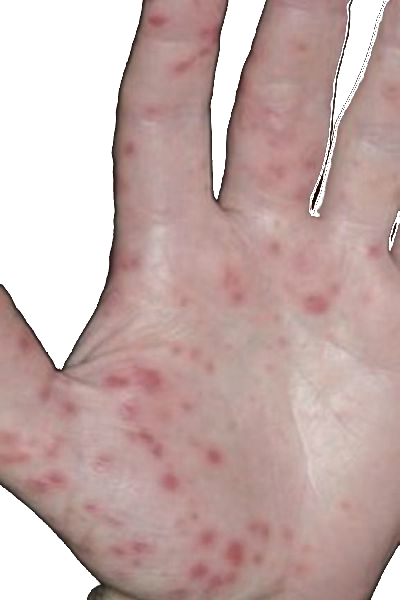
%> input picture DWT-TANGAN/DataLatih/HFMD1.jpg, 400 x 600 px; its folder holds only this picture in this run
$ octave LatihData.m   (GNU Octave 9; MATLAB toolbox functions it lacks are replaced by stand-ins)
%> lines starting %> are read from the running program, lines starting %| are printed output that depends on the picture
%> further down, img is the input picture: size 600x400x3 uint8; mean R, G, B 196.7, 172, 169.1
### DWT-TANGAN/ekstrakDWT.m
function [cA,cH,cV,cD] = ekstrakDWT(img)
    img = imresize(img, [700,600]);
%> img: size 700x600 double
    %[Lo,Hi] = wfilters('haar','d');
    %filter = [Lo;Hi];
    Lo = [0.7071 0.7071]
    Hi = [-0.7071 0.7071]
    ukuran = size(img);
%> ukuran = [700 600]
    hasilFilt = [];
    D2 = zeros(ukuran);

    %Dekomposisi Kolom dengan Filter LH
    for i=1:ukuran(2)
        HasKolm = [];
        kolom = img(:,i);
        ind = 0;
        for j=1:length(kolom)
            ind = ind + 1;
            if ind == 1
                vKolom = [kolom(j);kolom(j+1)];
                Lfilt = Lo*vKolom;
                HasKolm = [HasKolm; Lfilt];
            elseif ind == 2
                vKolom = [kolom(j-1);kolom(j)];
                Hfilt = Hi*vKolom;
                HasKolm = [HasKolm; Hfilt];
                ind = 0;
            end
        end
        D2(:,i) = HasKolm;
    end
%> after the loop, Hfilt = 0; Lfilt = 360.6; vKolom = [255; 255]

    %D3 %Merupakan Hasil Dekomposisi Kolom
    D3 = [];
    Apr = 1;
    for i=1:(ukuran(1)/2)
        D3 = [D3; D2(Apr,:)];
        Apr = Apr + 2;
    end
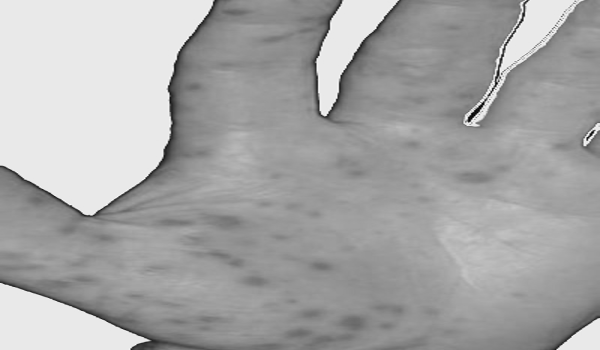
%> D3: size 350x600 double; min -18.47, max 395.7, mean 253.2; drawn with min black and max white
%> after the loop, Apr = 701
    Det = 2;
    for i=1:(ukuran(1)/2)
        D3 = [D3; D2(Det,:)];
        Det = Det + 2;
    end
%> D3: size 700x600 double
%> after the loop, Det = 702

    %Dekomposisi Baris dengan Filter LH
    D4 = zeros(ukuran);
    for i=1:ukuran(1)
        HasBrs = [];
        Baris = D3(i,:);
        Baris = Baris(:);
        ind = 0;
        for j=1:length(Baris)
            ind = ind + 1;
            if ind == 1
                vBaris = [Baris(j);Baris(j+1)];
                Lfilt = Lo*vBaris;
                HasBrs = [HasBrs Lfilt];
            elseif ind == 2
                vBaris = [Baris(j-1);Baris(j)];
                Hfilt = Hi*vBaris;
                HasBrs = [HasBrs Hfilt];
                ind = 0;
            end
        end
        D4(i,:) = HasBrs;
    end
%> after the loop, Lfilt = 0; vBaris = [0; 0]

    %D5 Merupakan Hasil dekomposisi baris pada D3
    D5 = zeros(ukuran);
    Apr = 1;
    for i=1:(ukuran(2)/2)
        D5(:,i) = D4(:,Apr);
        Apr = Apr + 2;
    end
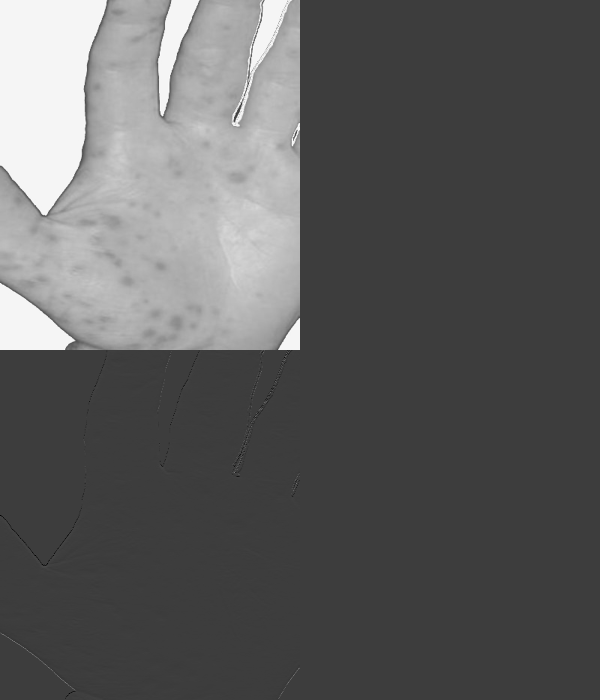
%> D5: size 700x600 double; min -170.1, max 537, mean 89.5; drawn with min black and max white
%> after the loop, Apr = 601
    Det = 2;
    uk = ukuran(2)/2;
%> uk = 300
    for i=uk+1:(ukuran(2))
        D5(:,i) = D4(:,Det);
        Det = Det + 2;
    end
%> after the loop, Det = 602

    acuBawah = ukuran(1)/2;
%> acuBawah = 350
    acuAtas = ukuran(2)/2;
%> acuAtas = 300
    cA = D5((1:acuBawah),(1:acuAtas));
    cH = D5((1:acuBawah),(acuAtas+1:ukuran(2)));
    cV = D5((acuBawah+1:ukuran(1)),(1:acuAtas));
    cD = D5((acuBawah+1:ukuran(1)),(acuAtas+1:ukuran(2)));
end

### DWT-TANGAN/LatihData.m
clc;
D = 'D:\Danny\DWT-TANGAN\DataLatih';
imagetrains =  dir(fullfile(D,'*.jpg'));
nfiles=length(imagetrains);
ciriLatih = [];
kelasCiri = [];

%Loop Data Latih
for ii=1:nfiles
    ii
    imagetrains(ii).name;
    gambarIni = fullfile(D,imagetrains(ii).name);
    img = imread(gambarIni);
    img = double(rgb2gray(img));
    if ii>47
        kelasCiri = [kelasCiri 1];
    else
        kelasCiri = [kelasCiri 0];
    end

    [cA,cH,cV,cD] = ekstrakDWT(img);
    [cA1,cH1,cV1,cD1] = ekstrakDWT(cA);
%> after the loop in ekstrakDWT (call 2), `for i=1:ukuran(2)`:
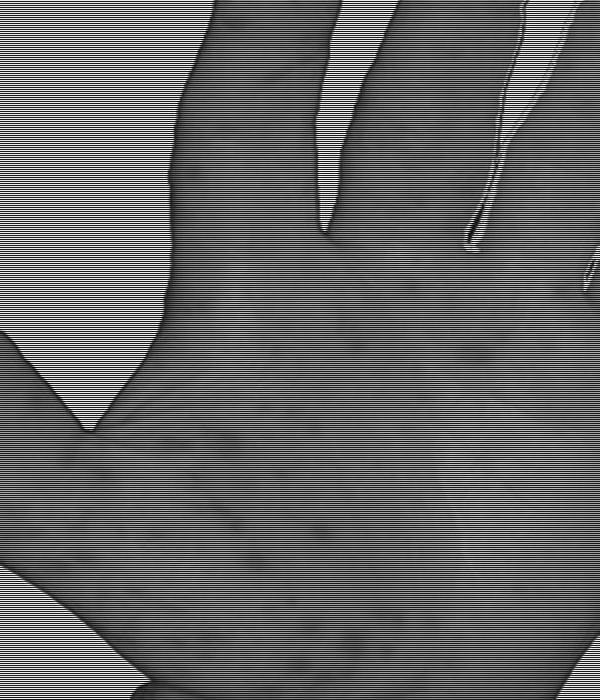
%> D2: size 700x600 double; min -89.12, max 777.6, mean 253.2; drawn with min black and max white
%> after the loop in ekstrakDWT (call 2), `for i=1:ukuran(2)`: Lfilt = 721.2; vKolom = [510; 510]
%> after the loop in ekstrakDWT (call 2), `for i=1:(ukuran(1)/2)`: Apr = 701
%> after the loop in ekstrakDWT (call 2), `for i=1:(ukuran(1)/2)`:
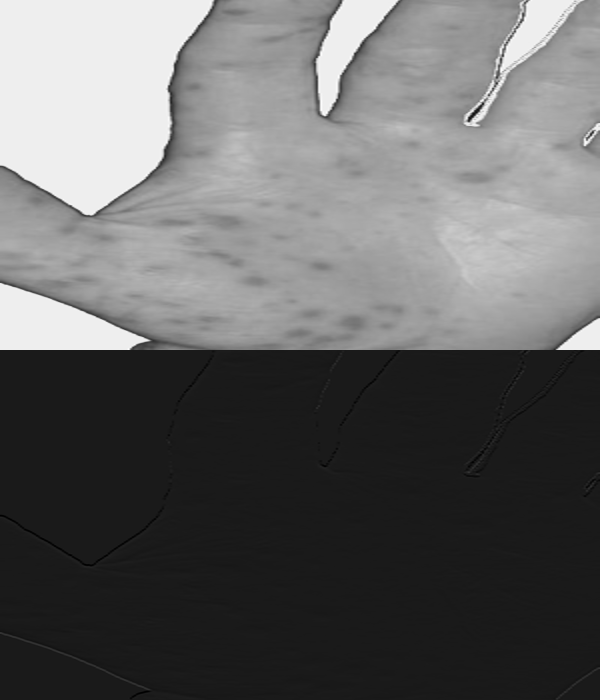
%> D3: size 700x600 double; min -89.12, max 777.6, mean 253.2; mean of the top-left, top-right, bottom-left and bottom-right quarters 539.6, 473.3, -0.1, -0.1; drawn with min black and max white
%> after the loop in ekstrakDWT (call 2), `for i=1:(ukuran(1)/2)`: Det = 702
%> after the loop in ekstrakDWT (call 2), `for i=1:ukuran(1)`:
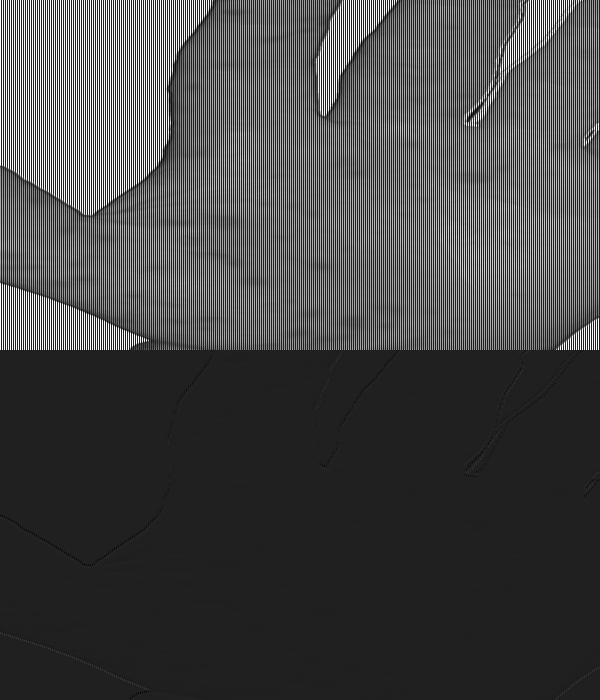
%> D4: size 700x600 double; min -149.4, max 1035.7, mean 179; drawn with min black and max white
%> after the loop in ekstrakDWT (call 2), `for i=1:ukuran(1)`: Lfilt = 0
%> after the loop in ekstrakDWT (call 2), `for i=1:(ukuran(2)/2)`:
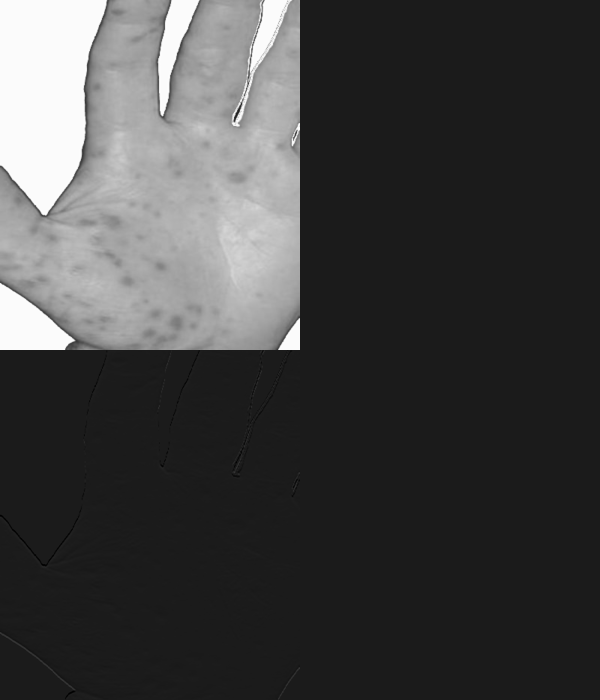
%> D5: size 700x600 double; min -125.2, max 1035.7, mean 179; drawn with min black and max white
%> after the loop in ekstrakDWT (call 2), `for i=1:(ukuran(2)/2)`: Apr = 601
%> in ekstrakDWT (call 2), `cD = D5((acuBawah+1:ukuran(1)),(acuAtas+1:ukuran(2)));`:
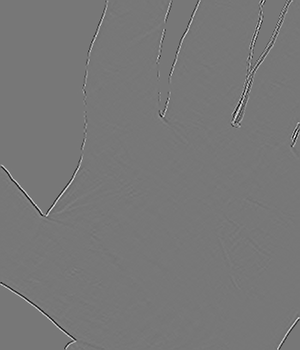
%> cD: size 350x300 double; min -25.01, max 28.14, mean 0; drawn with min black and max white
    %==========================================
    %cA level 1
    cA=cA(:);
    mean_cA = sum(cA)/length(cA);
    cAmean = [];
    for j=1:length(cA)
        cAmean = [cAmean; (cA(j)-mean_cA)*(cA(j)-mean_cA)];
    end
    cAvarian = sum(cAmean)/length(cA);
    SD_cA = sqrt(cAvarian);

    %cH level 1
    cH=cH(:);
    mean_cH = sum(cH)/length(cH);
    cHmean = [];
    for j=1:length(cH)
        cHmean = [cHmean; (cH(j)-mean_cH)*(cH(j)-mean_cH)];
    end
    cHvarian = sum(cHmean)/length(cH);
    SD_cH = sqrt(cHvarian);

    %cV level 1
    cV=cV(:);
    mean_cV = sum(cV)/length(cV);
    cVmean = [];
    for j=1:length(cV)
        cVmean = [cVmean; (cV(j)-mean_cV)*(cV(j)-mean_cV)];
    end
    cVvarian = sum(cVmean)/length(cV);
    SD_cV = sqrt(cVvarian);

    %cD level 1
    cD=cD(:);
    mean_cD = sum(cD)/length(cD);
    cDmean = [];
    for j=1:length(cD)
        cDmean = [cDmean; (cD(j)-mean_cD)*(cD(j)-mean_cD)];
    end
    cDvarian = sum(cDmean)/length(cD);
    SD_cD = sqrt(cDvarian);

    %============================
    %cA1 level 2
    cA1=cA1(:);
    mean_cA1 = sum(cA1)/length(cA1);
    cA1mean = [];
%> (the run ends here)
